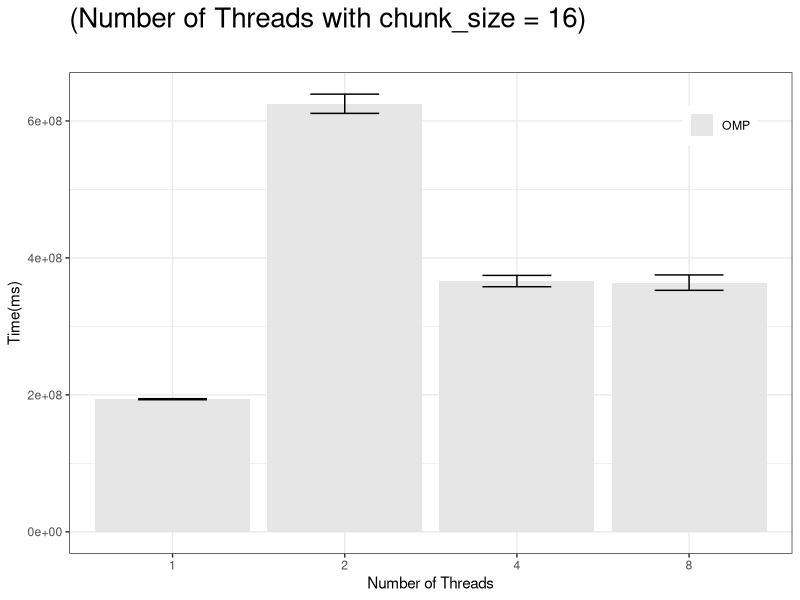
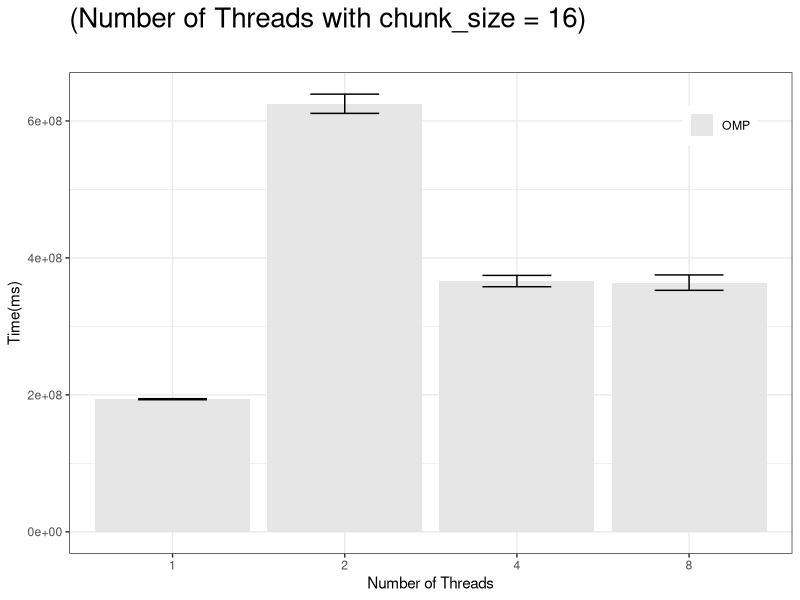
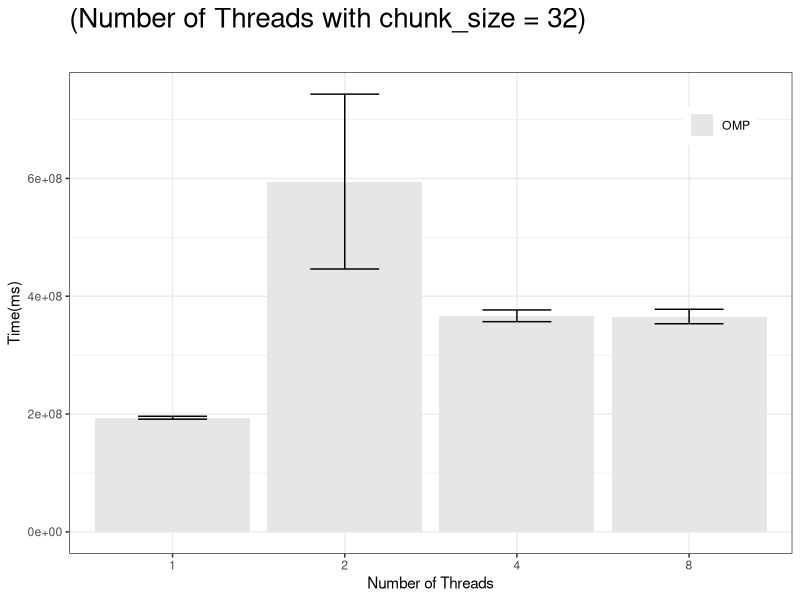
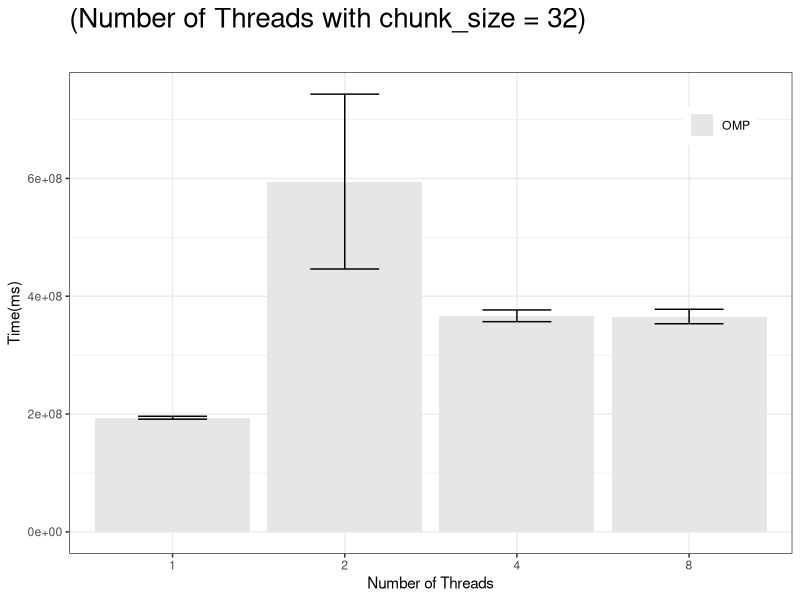
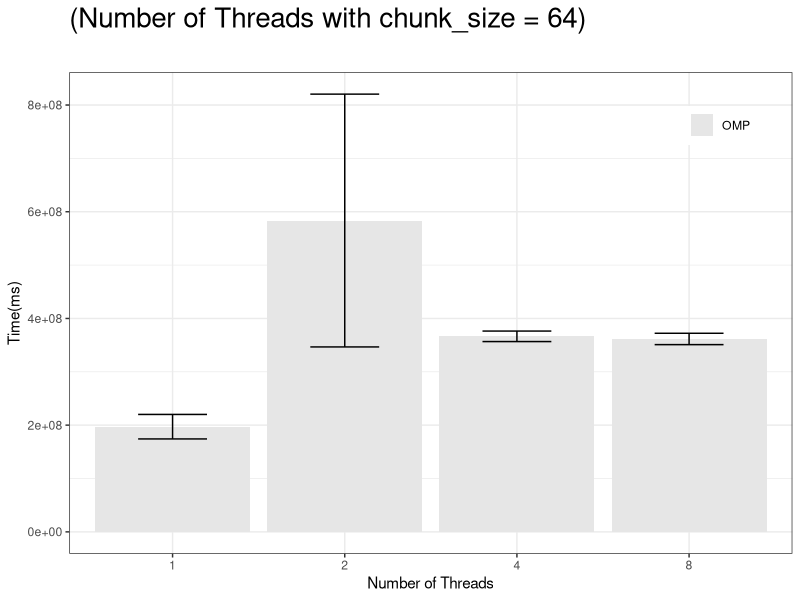
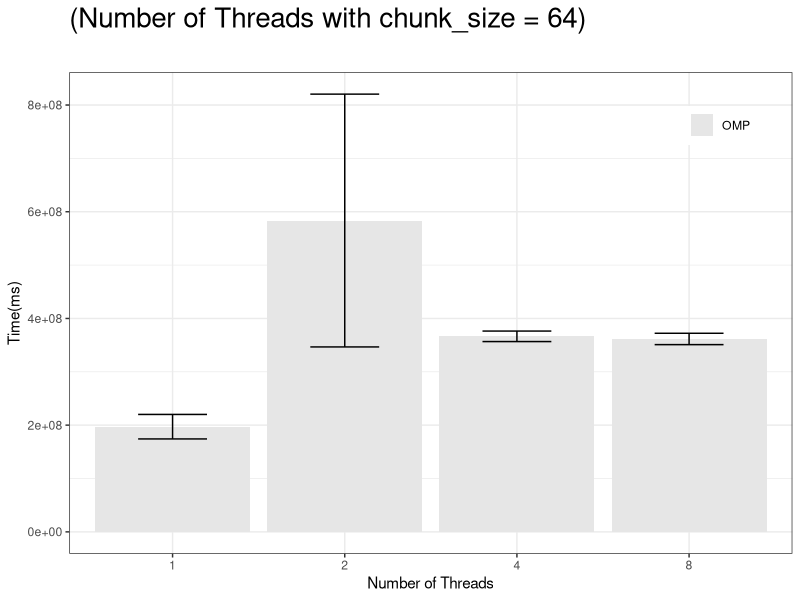

Write R code to recreate these figures, in order. (Note: this script raises an error after producing the figures.)
library(plyr)
library(ggplot2)
library(scales) # to access break formatting functions
#library(pdf)

# Multiple plot function
#
# ggplot objects can be passed in ..., or to plotlist (as a list of ggplot objects)
# - cols:   Number of columns in layout
# - layout: A matrix specifying the layout. If present, 'cols' is ignored.
#
# If the layout is something like matrix(c(1,2,3,3), nrow=2, byrow=TRUE),
# then plot 1 will go in the upper left, 2 will go in the upper right, and
# 3 will go all the way across the bottom.
#
multiplot <- function(..., plotlist=NULL, file, cols=1, layout=NULL) {
  library(grid)

  # Make a list from the ... arguments and plotlist
  plots <- c(list(...), plotlist)

  numPlots = length(plots)

  # If layout is NULL, then use 'cols' to determine layout
  if (is.null(layout)) {
    # Make the panel
    # ncol: Number of columns of plots
    # nrow: Number of rows needed, calculated from # of cols
    layout <- matrix(seq(1, cols * ceiling(numPlots/cols)),
                    ncol = cols, nrow = ceiling(numPlots/cols))
  }

 if (numPlots==1) {
    print(plots[[1]])

  } else {
    # Set up the page
    grid.newpage()
    pushViewport(viewport(layout = grid.layout(nrow(layout), ncol(layout))))

    # Make each plot, in the correct location
    for (i in 1:numPlots) {
      # Get the i,j matrix positions of the regions that contain this subplot
      matchidx <- as.data.frame(which(layout == i, arr.ind = TRUE))

      print(plots[[i]], vp = viewport(layout.pos.row = matchidx$row,
                                      layout.pos.col = matchidx$col))
    }
  }
}

# Insert rows in data frame.
# Usage: 
# r <- nrow(existingDF) + 1
# newrow <- c(2,3,4,5)
# insertRow(existingDF, newrow, r)
# insertRow(existingDF, c(9,6,3,1), 1)
insertRow <- function(existingDF, newrow, r) {
  existingDF[seq(r+1,nrow(existingDF)+1),] <- existingDF[seq(r,nrow(existingDF)),]
  existingDF[r,] <- newrow
  existingDF
}

##meus dados
setwd("/home/todos/alunos/cm/a1625381/Área de trabalho/aula11_pdristribuida");

# Load data about OMP, CUDA, OMP_OFF.
##abre dados do csv
data = read.csv("./src/codigo-suporte/terreno.csv");
View(data)

data <- subset(data, schedule == "STATIC" & size_of_data == 8388608)

cdata <- ddply(data, c("exp", "version", "schedule",  "chunk_size", "num_threads", "size_of_data"), summarise,
                   N    = length(chunk_size),
                   mean_orig = mean(ORIG),
                   mean_omp = mean(OMP),
                  # mean_omp_off = mean(OMP_OFF),
                  # mean_cuda_kernel_1 = mean(CUDA_KERNEL1),
                  # mean_cuda_kernel_2 = mean(CUDA_KERNEL2),
                  # mean_cuda_kernel_3 = mean(CUDA_KERNEL3),
                  # mean_cuda = mean_cuda_kernel_1 + mean_cuda_kernel_2 + mean_cuda_kernel_3,
                  # mean_dt_h2d = mean(DT_H2D),
                  # mean_dt_d2h = mean(DT_D2H),
                   
                   sd_orig = 2 * sd(ORIG),
                   sd_omp = 2 * sd(OMP),
                  # sd_omp_off = 2 * sd(OMP_OFF),
                  # sd_cuda_kernel_1 = 2 * sd(CUDA_KERNEL1),
                  # sd_cuda_kernel_2 = 2 * sd(CUDA_KERNEL2),
                  # sd_cuda_kernel_3 = 2 * sd(CUDA_KERNEL3),
                  # sd_cuda = sd_cuda_kernel_1 + sd_cuda_kernel_2 + sd_cuda_kernel_3,
                  # sd_dt_h2d = 2 * sd(DT_H2D),
                  # sd_dt_d2h = 2 * sd(DT_D2H),
                   
                   se_orig = sd_orig / sqrt(N),
                   se_omp = sd_omp / sqrt(N),
                  # se_omp_off = sd_omp_off / sqrt(N),
                  # se_cuda_kernel_1 = sd_cuda_kernel_1 / sqrt(N),
                  # se_cuda_kernel_2 = sd_cuda_kernel_2 / sqrt(N),
                  # se_cuda_kernel_3 = sd_cuda_kernel_3 / sqrt(N),
                  # se_cuda = se_cuda_kernel_1 + se_cuda_kernel_2 + se_cuda_kernel_3,
                  # se_dt_h2d = sd_dt_h2d / sqrt(N),
                  # se_dt_d2h = sd_dt_d2h / sqrt(N),
                   
                   mean_plot_value = 0.0,
                   se_plot_value = 0.0,
                   sd_plot_value = 0.0
                  # sum_work_finish_before_offload_decision = sum(WORK_FINISHED_BEFORE_OFFLOAD_DECISION),
                  # sum_reach_offload_decision_point = sum(REACH_OFFLOAD_DECISION_POINT),
                  # sum_decided_by_offloading = sum(DECIDED_BY_OFFLOADING),
                  # sum_made_the_offloading = sum(MADE_THE_OFFLOADING)
)



View(cdata)

# Prepare column to plot.
cdata$mean_plot_value  <- ifelse(cdata$version == "OMP", cdata$mean_omp, ifelse(cdata$version == "OMP+OFF", cdata$mean_omp_off, cdata$mean_cuda))
cdata$sd_plot_value  <- ifelse(cdata$version == "OMP", cdata$sd_omp, ifelse(cdata$version == "OMP+OFF", cdata$sd_omp_off, cdata$sd_cuda))
cdata$se_plot_value  <- ifelse(cdata$version == "OMP", cdata$se_omp, ifelse(cdata$version == "OMP+OFF", cdata$se_omp_off, cdata$se_cuda))

#test <-subset(cdata, version == "OMP+OFF")
#write.csv(test, file = "gemm-execucoes-nao-alcancaram-ponto-decisao.csv")

#    exp     size_of_data  N  mean_orig mean_cuda      sd_orig    sd_cuda      se_orig
df_data = data.frame(x=cdata$num_threads, y=cdata$chunk_size, z=cdata$mean_orig, z_se=cdata$se_orig, z_sd=cdata$sd_orig, t=cdata$mean_plot_value, t_se=cdata$se_plot_value, t_sd=cdata$sd_plot_value, cat=cdata$version)
df_data$x = as.factor(df_data$x)
df_data$y = as.factor(df_data$y)

View(df_data)
# Chunk size 16.
# Chunk size 0 is CUDA version.
# df_plot_16 <- subset(df_data, y== 16 | y == 0)
df_plot_16 <- subset(df_data, y== 16)

View(df_plot_16)

# write.csv(df_plot, file = "chunk_size_evaluation_df_plot.csv")

# df_plot = read.csv("/dados/rogerio/USP/doutorado/prova-de-conceito/testes-prova-conceito/openmp-hook/experiments/chunk_size_evaluation/graph/chunk_size_evaluation_df_plot.csv");
# View(df_plot)

#pdf(filename="evaluating-chunk_size-benchmark-gemm-data-extralarge_dataset-num_threads-1-a-24-dynamic-chunk_size-16.pdf", width=1200, height=800);
png("img16.png")
p1 <- ggplot(df_plot_16, aes(x=x, y=t, fill=cat)) + 
  geom_bar(stat="identity", position="dodge") +
  geom_errorbar(aes(ymin=t-t_sd, ymax=t+t_sd),
                size=.5,    # Thinner lines
                width=.4,
                position=position_dodge(.9)) + 
  xlab("Number of Threads") +
  ylab("Time(ms)") +
  #scale_fill_manual(name="Experiment", # Legend label, use darker colors
  #           breaks=c("OMP+OFF", "OMP"),
  #           labels=c("OMP+OFF", "OMP"), values=c("#494949", "#927080", "#B6B6B6")) +
  ggtitle("(Number of Threads with chunk_size = 16)\n") +
  # scale_y_continuous(trans='log') +
  scale_y_continuous() +
  # scale_y_log10() +
  theme_bw() +
  #theme(legend.position=c(0.89,0.70), legend.title=element_blank())
  theme(legend.position=c(0.9,0.89), legend.title=element_blank(), plot.title = element_text(size=20))

(p1 = p1 + scale_fill_grey(start = 0.9, end = 0.2))
multiplot(p1, cols=1)
#dev.copy2pdf(file = "evaluating-chunk_size-benchmark-gemm-data-extralarge_dataset-num_threads-1-a-24-dynamic-chunk_size-16.pdf");
 dev.off ();

# Chunk size 32.
#df_plot_32 <- subset(df_data, y== 32 | y == 0)
df_plot_32 <- subset(df_data, y== 32)

View(df_plot_32)

# write.csv(df_plot, file = "chunk_size_evaluation_df_plot.csv")

# df_plot = read.csv("/dados/rogerio/USP/doutorado/prova-de-conceito/testes-prova-conceito/openmp-hook/experiments/chunk_size_evaluation/graph/chunk_size_evaluation_df_plot.csv");
# View(df_plot)

#pdf(filename="evaluating-chunk_size-benchmark-gemm-data-extralarge_dataset-num_threads-1-a-24-dynamic-chunk_size-32.pdf", width=1200, height=800);
png("img32.png")
p2 <- ggplot(df_plot_32, aes(x=x, y=t, fill=cat)) + 
  geom_bar(stat="identity", position="dodge") +
  geom_errorbar(aes(ymin=t-t_sd, ymax=t+t_sd),
                size=.5,    # Thinner lines
                width=.4,
                position=position_dodge(.9)) + 
  xlab("Number of Threads") +
  ylab("Time(ms)") +
  #scale_fill_manual(name="Experiment", # Legend label, use darker colors
  #           breaks=c("OMP+OFF", "OMP"),
  #           labels=c("OMP+OFF", "OMP"), values=c("#494949", "#927080", "#B6B6B6")) +
  ggtitle("(Number of Threads with chunk_size = 32)\n") +
  # scale_y_continuous(trans='log') +
  scale_y_continuous() +
  # scale_y_log10() +
  theme_bw() +
  #theme(legend.position=c(0.89,0.70), legend.title=element_blank())
  theme(legend.position=c(0.9,0.89), legend.title=element_blank(), plot.title = element_text(size=20))

(p2 = p2 + scale_fill_grey(start = 0.9, end = 0.2))

multiplot(p2, cols=1)
 dev.off ();

# Chunk size 64.
# df_plot_64 <- subset(df_data, y== 64 | y == 0)
df_plot_64 <- subset(df_data, y== 64)

View(df_plot_64)

# write.csv(df_plot, file = "chunk_size_evaluation_df_plot.csv")

# df_plot = read.csv("/dados/rogerio/USP/doutorado/prova-de-conceito/testes-prova-conceito/openmp-hook/experiments/chunk_size_evaluation/graph/chunk_size_evaluation_df_plot.csv");
# View(df_plot)

#pdf(filename="evaluating-chunk_size-benchmark-gemm-data-extralarge_dataset-num_threads-1-a-24-dynamic-chunk_size-32.pdf", width=1200, height=800);
png("img64.png")
p3 <- ggplot(df_plot_64, aes(x=x, y=t, fill=cat)) + 
  geom_bar(stat="identity", position="dodge") +
  geom_errorbar(aes(ymin=t-t_sd, ymax=t+t_sd),
                size=.5,    # Thinner lines
                width=.4,
                position=position_dodge(.9)) + 
  xlab("Number of Threads") +
  ylab("Time(ms)") +
  #scale_fill_manual(name="Experiment", # Legend label, use darker colors
  #           breaks=c("OMP+OFF", "OMP"),
  #           labels=c("OMP+OFF", "OMP"), values=c("#494949", "#927080", "#B6B6B6")) +
  ggtitle("(Number of Threads with chunk_size = 64)\n") +
  # scale_y_continuous(trans='log') +
  scale_y_continuous() +
  # scale_y_log10() +
  theme_bw() +
  #theme(legend.position=c(0.89,0.70), legend.title=element_blank())
  theme(legend.position=c(0.9,0.89), legend.title=element_blank(), plot.title = element_text(size=20))

(p3 = p3 + scale_fill_grey(start = 0.9, end = 0.2))

multiplot(p3, cols=1)
#dev.copy2pdf(file = "evaluating-chunk_size-benchmark-gemm-data-extralarge_dataset-num_threads-1-a-24-dynamic-chunk_size-64.pdf");
 dev.off ();

# Chunk size 128.
#df_plot_128 <- subset(df_data, y== 128 | y == 0)
df_plot_128 <- subset(df_data, y== 128)

View(df_plot_128)

# write.csv(df_plot, file = "chunk_size_evaluation_df_plot.csv")

# df_plot = read.csv("/dados/rogerio/USP/doutorado/prova-de-conceito/testes-prova-conceito/openmp-hook/experiments/chunk_size_evaluation/graph/chunk_size_evaluation_df_plot.csv");
# View(df_plot)

#pdf(filename="evaluating-chunk_size-benchmark-gemm-data-extralarge_dataset-num_threads-1-a-24-dynamic-chunk_size-128.pdf", width=1200, height=800);
png("img128.png")
Offloading("image.Offloading", width = 531, height = 413)
p4 <- ggplot(df_plot_128, aes(x=x, y=t, fill=cat)) + 
  geom_bar(stat="identity", position="dodge") +
  geom_errorbar(aes(ymin=t-t_sd, ymax=t+t_sd),
                size=.5,    # Thinner lines
                width=.4,
                position=position_dodge(.9)) + 
  xlab("Number of Threads") +
  ylab("Time(ms)") +
  #scale_fill_manual(name="Experiment", # Legend label, use darker colors
  #           breaks=c("OMP+OFF", "OMP"),
  #           labels=c("OMP+OFF", "OMP"), values=c("#494949", "#927080", "#B6B6B6")) +
  ggtitle("(Number of Threads with chunk_size = 128)\n") +
  # scale_y_continuous(trans='log') +
  scale_y_continuous() +
  # scale_y_log10() +
  theme_bw() +
  #theme(legend.position=c(0.89,0.70), legend.title=element_blank())
  theme(legend.position=c(0.9,0.89), legend.title=element_blank(), plot.title = element_text(size=20))

(p4 = p4 + scale_fill_grey(start = 0.9, end = 0.2))

multiplot(p4, cols=1)
#dev.copy2pdf(file = "evaluating-chunk_size-benchmark-gemm-data-extralarge_dataset-num_threads-1-a-24-dynamic-chunk_size-128.pdf");
 dev.off ();

# Chunk size 256.
# df_plot_256 <- subset(df_data, y== 256 | y == 0)
df_plot_256 <- subset(df_data, y== 256)

View(df_plot_256)

# write.csv(df_plot, file = "chunk_size_evaluation_df_plot.csv")

# df_plot = read.csv("/dados/rogerio/USP/doutorado/prova-de-conceito/testes-prova-conceito/openmp-hook/experiments/chunk_size_evaluation/graph/chunk_size_evaluation_df_plot.csv");
# View(df_plot)

#pdf(filename="evaluating-chunk_size-benchmark-gemm-data-extralarge_dataset-num_threads-1-a-24-dynamic-chunk_size-256.pdf", width=1200, height=800);
png("img256.png")
p5 <- ggplot(df_plot_256, aes(x=x, y=t, fill=cat)) + 
  geom_bar(stat="identity", position="dodge") +
  geom_errorbar(aes(ymin=t-t_sd, ymax=t+t_sd),
                size=.5,    # Thinner lines
                width=.4,
                position=position_dodge(.9)) + 
 
  xlab("Number of Threads") +
  ylab("Time(ms)") +
  #scale_fill_manual(name="Experiment", # Legend label, use darker colors
  #           breaks=c("OMP+OFF", "OMP"),
  #           labels=c("OMP+OFF", "OMP"), values=c("#494949", "#927080", "#B6B6B6")) +
  ggtitle("(Number of Threads with chunk_size = 256)\n") +
  # scale_y_continuous(trans='log') +
  scale_y_continuous() +
  # scale_y_log10() +
  theme_bw() +
  #theme(legend.position=c(0.89,0.70), legend.title=element_blank())
  theme(legend.position=c(0.9,0.89), legend.title=element_blank(), plot.title = element_text(size=20))

(p5 = p5 + scale_fill_grey(start = 0.9, end = 0.2))

multiplot(p5, cols=1)
#####dev.copy2pdf(file = "evaluating-chunk_size-benchmark-gemm-data-extralarge_dataset-num_threads-1-a-24-dynamic-chunk_size-256.pdf");
 dev.off ();


